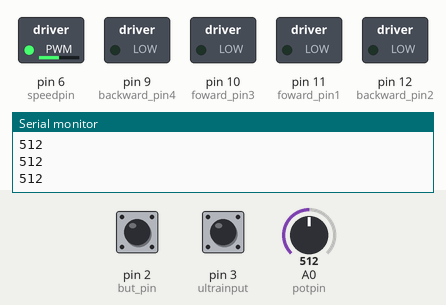
Recording of a sketch running on a simulated Arduino Uno, built with avr-gcc and run on an emulated ATmega328P. Parts: switched loads named in the sketch (green lamp = pin HIGH), the last lines printed to the serial monitor. The inputs (shaded band) are chosen by the test bench; at power-on: A0 (potpin) = 512, pin 2 (but_pin) HIGH, pin 3 (ultrainput) HIGH.

Above: at 1.2 s.
1.3 s: A0 (potpin) set to 716
At 1.7 s:
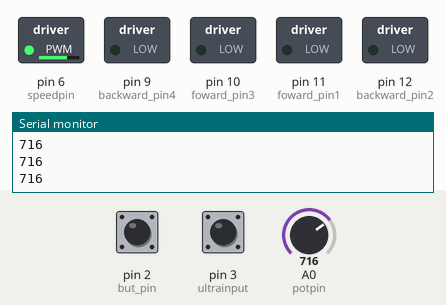
2.8 s: pin 2 (but_pin) pulled LOW for 0.15 s
At 4.0 s:
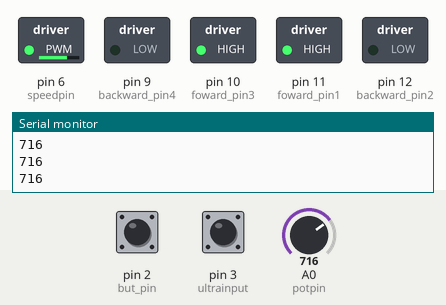
5.9 s: A0 (potpin) set to 900
At 8.6 s:
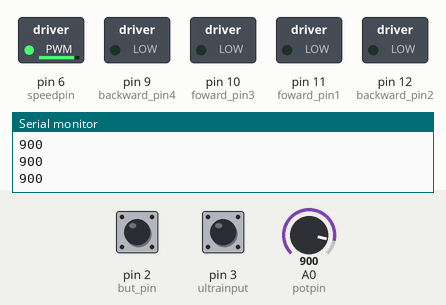
8.9 s: pin 2 (but_pin) pulled LOW for 1 s
At 9.7 s:
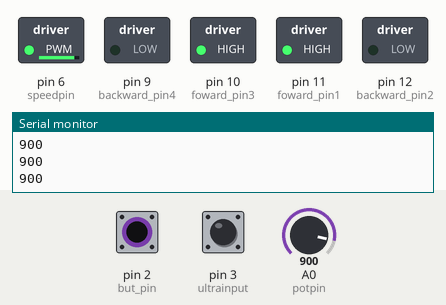
12.9 s: pin 3 (ultrainput) pulled LOW for 0.15 s
At 13.9 s:
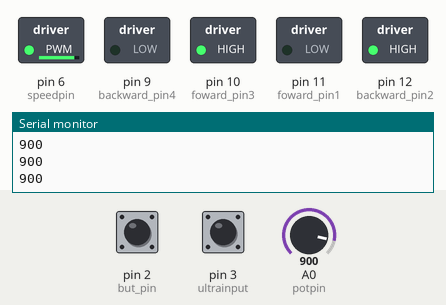
16.0 s: A0 (potpin) set to 122
At 18.9 s:
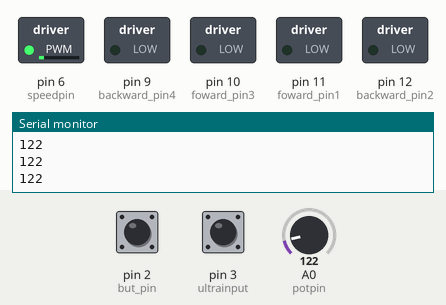
Timing chart, 0 to 20.0 s (numbered marks = the images above; inputs shaded):
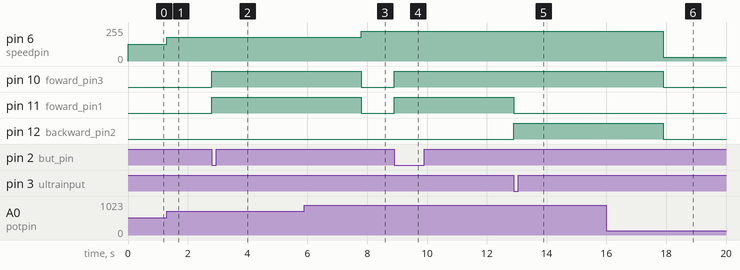

Measured:
- after the input at 1.3 s, pin 6 (speedpin): 127/255 → 178/255 at once
- after the input at 2.8 s, pin 10 (foward_pin3), pin 11 (foward_pin1): LOW → HIGH at once
- after the input at 5.9 s, pin 6 (speedpin): 178/255 → 224/255 after 1.9 s
- after the input at 8.9 s, pin 10 (foward_pin3), pin 11 (foward_pin1): LOW → HIGH at once
- after the input at 12.9 s, pin 10 (foward_pin3): stays HIGH (without the input it goes to LOW after 1.0 s); pin 11 (foward_pin1): HIGH → LOW after 0.00 s instead of 1.0 s; pin 12 (backward_pin2): LOW → HIGH at once
- after the input at 16.0 s, pin 6 (speedpin): 224/255 → 30/255 after 1.9 s

The sketch:

rev_10.ino
```cpp
//    Final Project Start     //


//add two motors then encoperate potentiometer

/*
I take a guess that pin 9 should be like pin 1 on H bridge
this is where it gets tricky, 1 and 9 are both connected to normal power.
I will try connecting 9 and 1 to pin 6 on arduino together

Its being difficult so i will try to have 2 speed pins lol


** pot values range from 0 to 1023
*/

// declare variables
const int foward_pin1 = 11; //foward pin for motor 1
const int backward_pin2 = 12; //backward pin for motor 1
const int foward_pin3 = 10; //foward pin for motor 2
const int backward_pin4 = 9; //backward pin for motor 2
const int but_pin = 2; // pin for button
int but;

const int potpin = A0;
const int speedpin = 6;
int pot;
int speed;

const int ultrainput = 3; // input pin from ultrasonic sensor
unsigned long startTime;
int ultra_val;

int turnspeed;


void setup() {
  //delay(1000);
  Serial.begin(9600);  // serial baud to communicate to serial monitor
  pinMode(foward_pin1,OUTPUT);
  pinMode(backward_pin2, OUTPUT);
  pinMode(foward_pin3,OUTPUT);
  pinMode(backward_pin4, OUTPUT);

  pinMode(but_pin, INPUT_PULLUP); // inilize push button with internal pull up resistor

  pinMode(ultrainput, INPUT_PULLUP); // initialize ultrasonic sensor pin to high


  // initililize motors low (need to add backward pins as well)
  digitalWrite(foward_pin1, LOW);
  digitalWrite(foward_pin3, LOW);
  digitalWrite(backward_pin2, LOW);
  digitalWrite(backward_pin4, LOW);
}


void loop() {
//photo sensor code go here (first in loop)
// led decide here based on pot value i think

 but = digitalRead(but_pin); // but variable represents the input from physical button
 pot = analogRead(potpin);
 speed = map(pot,0,1023,0,255); // analog returns 0-1023, anaolg write = between 0-255
 analogWrite(speedpin,speed); // still needs HIGH command from digital write to move motor
 //Serial.print(pot);
 //Serial.print('\n');


 if(but == LOW){

  startTime = millis(); //record start time

  while(millis() - startTime < 5000){
    digitalWrite(foward_pin1, HIGH); //
    digitalWrite(foward_pin3, HIGH);
    ultra_val = digitalRead(ultrainput);
    if(ultra_val == LOW){

      startTime = millis(); //record start time
      //triple if statment here w variable name for time required to turn for each pot val (5000 turns to that var) (high med low times)
      if(pot >= 0){
        turnspeed = 5000;
      }
      while(millis() - startTime < turnspeed){
        digitalWrite(foward_pin1, LOW); //
        digitalWrite(foward_pin3, HIGH); //
        //digitalWrite(backward_pin4, LOW); //
        //digitalWrite(backward_pin2, LOW);
        digitalWrite(backward_pin2, HIGH);

      }
      break;
    }
    //if statment with break here
  }
  digitalWrite(foward_pin1, LOW); //
  digitalWrite(foward_pin3, LOW);
  digitalWrite(backward_pin2, LOW);
  digitalWrite(backward_pin4, LOW);
  Serial.print(pot);
  Serial.print('\n');
 }
 else{
  digitalWrite(foward_pin1, LOW);
  digitalWrite(foward_pin3, LOW);
  Serial.print('\n');
  Serial.print(pot);

 }

} ///// end of program


/*      REVISION# AND THERE GOALS

REV 00 - interface the push button
-if push button is held down turn the led on the arduino board on
-else led on arduino board is off
wiring- push button is wired to pin 2 and ground of arduino (has internal pull up resistor)

REV 01 - github uplaod test

REV 02 - refined script for legibility

Rev 03 - call for motor funciton if button == 0 (when button is pressed)

Rev 04 - add second motor

poss rev 05 - add interupt of h bridge

rev 05 - code for slave only

rev 06

rev 07 - first working potentiomenter and h bridge config

rev 9 - sucesful communication between slave and master

rev 10- imlementing new way to contro mootrs indstead of delay and add ultrasonic if statment


*/


/*      NOTES

12/11
-started working on the push button
-succesfully got push button to function (1 is not pushed, 0 is pushed)
-Alex

12/12
-succesulfly encorperated 1 push button, H bridge and 1 motor
-https://www.youtube.com/watch?v=YU17L650k3s (video that shows how to wire h brdige and motor with button)
-Alex

*/


/*      NICE TO KNOW THINGS

-pin 2 and 3 can be used for interupts
-pins with ~ can be used for analog input and PWM (need this for potentiometer)

INTURUPTS
- if you are using delay inside the IRS only use delayMicroseconds()  command
-you might have to declare global variables as "volitile?"
-variables that get used in irs function must be declared volitile variables in the begining of code


*/
```
